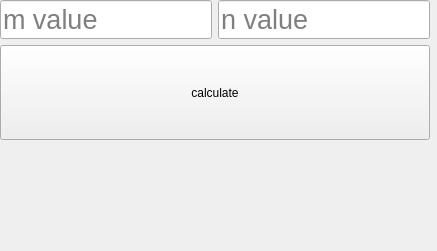
<?xml version="1.0" encoding="UTF-8"?>
<ui version="4.0">
 <class>T2Win</class>
 <widget class="QWidget" name="T2Win">
  <property name="geometry">
   <rect>
    <x>0</x>
    <y>0</y>
    <width>437</width>
    <height>251</height>
   </rect>
  </property>
  <property name="sizePolicy">
   <sizepolicy hsizetype="Preferred" vsizetype="Preferred">
    <horstretch>0</horstretch>
    <verstretch>0</verstretch>
   </sizepolicy>
  </property>
  <property name="minimumSize">
   <size>
    <width>437</width>
    <height>251</height>
   </size>
  </property>
  <property name="maximumSize">
   <size>
    <width>437</width>
    <height>251</height>
   </size>
  </property>
  <property name="windowTitle">
   <string>Form</string>
  </property>
  <widget class="QWidget" name="">
   <property name="geometry">
    <rect>
     <x>0</x>
     <y>0</y>
     <width>430</width>
     <height>241</height>
    </rect>
   </property>
   <layout class="QVBoxLayout" name="verticalLayout">
    <property name="sizeConstraint">
     <enum>QLayout::SetDefaultConstraint</enum>
    </property>
    <item>
     <layout class="QHBoxLayout" name="horizontalLayout">
      <item>
       <widget class="QLineEdit" name="inputM">
        <property name="font">
         <font>
          <pointsize>20</pointsize>
         </font>
        </property>
        <property name="text">
         <string/>
        </property>
        <property name="placeholderText">
         <string>m value</string>
        </property>
       </widget>
      </item>
      <item>
       <widget class="QLineEdit" name="inputN">
        <property name="font">
         <font>
          <pointsize>20</pointsize>
         </font>
        </property>
        <property name="text">
         <string/>
        </property>
        <property name="placeholderText">
         <string>n value</string>
        </property>
       </widget>
      </item>
     </layout>
    </item>
    <item>
     <widget class="QPushButton" name="pushButton">
      <property name="sizePolicy">
       <sizepolicy hsizetype="Minimum" vsizetype="Minimum">
        <horstretch>0</horstretch>
        <verstretch>0</verstretch>
       </sizepolicy>
      </property>
      <property name="text">
       <string>calculate</string>
      </property>
     </widget>
    </item>
    <item>
     <widget class="QLabel" name="label">
      <property name="font">
       <font>
        <pointsize>24</pointsize>
       </font>
      </property>
      <property name="text">
       <string/>
      </property>
      <property name="alignment">
       <set>Qt::AlignCenter</set>
      </property>
     </widget>
    </item>
   </layout>
  </widget>
 </widget>
 <resources/>
 <connections/>
</ui>
